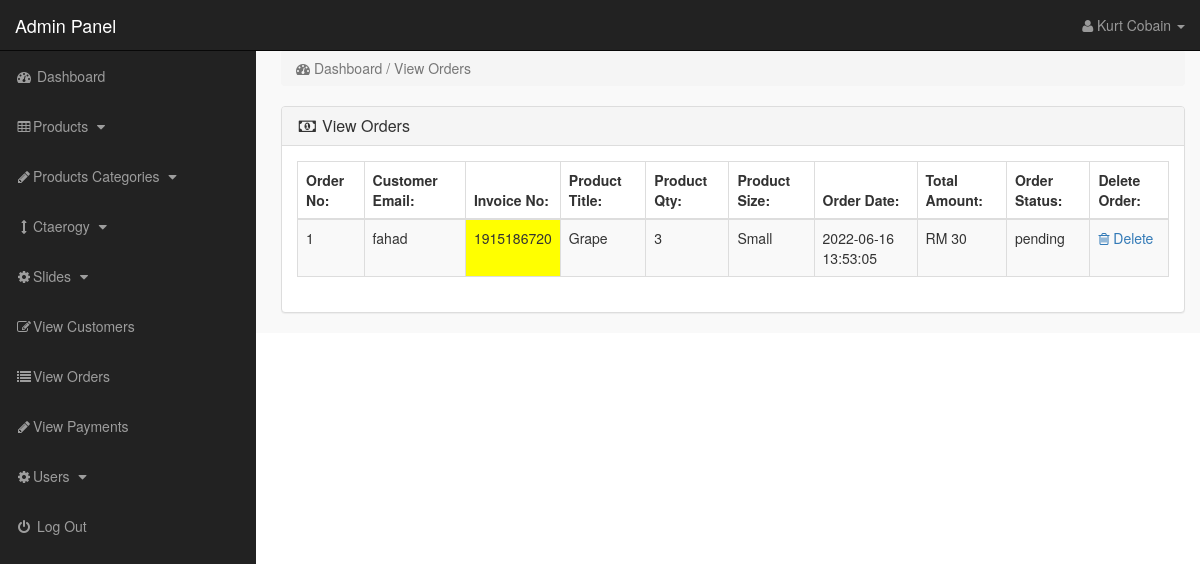
The page /admin_area/index.php?view_orders (signed in) on the database its author committed.
### tables this page shows
CREATE TABLE `pending_orders` (
  `order_id` int(10) NOT NULL,
  `customer_id` int(10) NOT NULL,
  `invoice_no` int(10) NOT NULL,
  `product_id` text NOT NULL,
  `qty` int(10) NOT NULL,
  `size` text NOT NULL,
  `order_status` text NOT NULL
);

CREATE TABLE `customers` (
  `customer_id` int(10) NOT NULL,
  `customer_name` varchar(255) NOT NULL,
  `customer_email` varchar(255) NOT NULL,
  `customer_pass` varchar(255) NOT NULL,
  `customer_country` text NOT NULL,
  `customer_city` text NOT NULL,
  `customer_contact` varchar(255) NOT NULL,
  `customer_address` text NOT NULL,
  `customer_image` text NOT NULL,
  `customer_ip` varchar(255) NOT NULL,
  `customer_confirm_code` text NOT NULL
);

CREATE TABLE `products` (
  `product_id` int(10) NOT NULL,
  `p_cat_id` int(10) NOT NULL,
  `cat_id` int(10) NOT NULL,
  `date` timestamp NOT NULL DEFAULT current_timestamp() ON UPDATE current_timestamp(),
  `product_title` text NOT NULL,
  `product_img1` text NOT NULL,
  `product_img2` text NOT NULL,
  `product_img3` text NOT NULL,
  `product_quantity` int(10) NOT NULL,
  `product_price` int(10) NOT NULL,
  `product_desc` text NOT NULL,
  `product_keywords` text NOT NULL
);

CREATE TABLE `customer_orders` (
  `order_id` int(10) NOT NULL,
  `customer_id` int(10) NOT NULL,
  `due_amount` int(100) NOT NULL,
  `invoice_no` int(100) NOT NULL,
  `qty` int(10) NOT NULL,
  `size` text NOT NULL,
  `order_date` timestamp NOT NULL DEFAULT current_timestamp() ON UPDATE current_timestamp(),
  `order_status` text NOT NULL
);

### admin_area/view_orders.php (the view)
<?php
if(!isset($_SESSION['admin_email'])){
echo "<script>window.open('login.php','_self')</script>";
}
else {
?>
<div class="row">
<div class="col-lg-12">
<ol class="breadcrumb">
<li class="active">
<i class="fa fa-dashboard"></i> Dashboard / View Orders
</li>
</ol>
</div>
</div>
<div class="row">
<div class="col-lg-12">
<div class="panel panel-default">
<div class="panel-heading">
<h3 class="panel-title">
<i class="fa fa-money fa-fw"></i> View Orders
</h3>
</div>
<div class="panel-body">
<div class="table-responsive">
<table class="table table-bordered table-hover table-striped">
<thead>
<tr>
<th>Order No:</th>
<th>Customer Email:</th>
<th>Invoice No:</th>
<th>Product Title:</th>
<th>Product Qty:</th>
<th>Product Size:</th>
<th>Order Date:</th>
<th>Total Amount:</th>
<th>Order Status:</th>
<th>Delete Order:</th>
</tr>
</thead>
<tbody>
<?php
$i = 0;
$get_orders = "select * from pending_orders";
$run_orders = mysqli_query($con,$get_orders);
while ($row_orders = mysqli_fetch_array($run_orders)) {
$order_id = $row_orders['order_id'];
$c_id = $row_orders['customer_id'];
$invoice_no = $row_orders['invoice_no'];
$product_id = $row_orders['product_id'];
$qty = $row_orders['qty'];
$size = $row_orders['size'];
$order_status = $row_orders['order_status'];
$get_products = "select * from products where product_id='$product_id'";
$run_products = mysqli_query($con,$get_products);
$row_products = mysqli_fetch_array($run_products);
$product_title = $row_products['product_title'];
$i++;
?>
<tr>
<td><?php echo $i; ?></td>
<td>
<?php
$get_customer = "select * from customers where customer_id='$c_id'";
$run_customer = mysqli_query($con,$get_customer);
$row_customer = mysqli_fetch_array($run_customer);
$customer_email = $row_customer['customer_email'];
echo $customer_email;
 ?>
 </td>
<td bgcolor="yellow" ><?php echo $invoice_no; ?></td>
<td><?php echo $product_title; ?></td>
<td><?php echo $qty; ?></td>
<td><?php echo $size; ?></td>
<td>
<?php
$get_customer_order = "select * from customer_orders where order_id='$order_id'";
$run_customer_order = mysqli_query($con,$get_customer_order);
$row_customer_order = mysqli_fetch_array($run_customer_order);
$order_date = $row_customer_order['order_date'];
$due_amount = $row_customer_order['due_amount'];
echo $order_date;
?>
</td>
<td>RM <?php echo $due_amount; ?></td>
<td>
<?php
if($order_status=='pending'){
echo $order_status='pending';
}
else{
echo $order_status='Complete';
}
?>
</td>
<td>
<a href="index.php?order_delete=<?php echo $order_id; ?>" >
<i class="fa fa-trash-o" ></i> Delete
</a>
</td>
</tr>
<?php } ?>
</tbody>
</table>
</div>
</div>
</div>
</div>
</div>
<?php } ?>

### admin_area/includes/sidebar.php (shortened to what this page needs)
<?php
if(!isset($_SESSION['admin_email'])){
    echo "<script>windw.open('login.php','_self')</script>";
}
else{
?>
<nav class="navbar navbar-inverse navbar-fixed-top" >
<div class="navbar-header" >
<a href="index.php?dashboard" class="navbar-brand">Admin Panel</a>
</div>
<ul class="nav navbar-right top-nav">
<li class="dropdown">
<a href="#" class="dropdown-toggle" data-toggle="dropdown">
<i class="fa fa-user"></i>
<?php   echo $admin_name; ?> <b class="caret"></b>
</a>
</li>
</ul>
 <div class="collapse navbar-collapse navbar-ex1-collapse">
  <ul class="nav navbar-nav side-nav">
  <li>
    <a href="index.php?dashboard">
    <i class="fa fa-fw fa-dashboard"></i>  Dashboard
    </a>
  </li>
  <li>
  <a href="#" data-toggle="collapse" data-target="#products">
 <i class="fa fa-fw fa-table"></i>Products
 <i class="fa fa-fw fa-caret-down"></i>
  </a>
      </li>
     <li>
  <a href="#" data-toggle="collapse" data-target="#p_cat">
 <i class="fa fa-fw fa-pencil"></i>Products Categories
 <i class="fa fa-fw fa-caret-down"></i>
  </a>
      </li>
     <li>
  <a href="#" data-toggle="collapse" data-target="#cat">
 <i class="fa fa-fw fa-arrows-v"></i>Ctaerogy
 <i class="fa fa-fw fa-caret-down"></i>
  </a>
      </li>
     <li>
  <a href="#" data-toggle="collapse" data-target="#slides">
 <i class="fa fa-fw fa-gear"></i>Slides
 <i class="fa fa-fw fa-caret-down"></i>
  </a>
      </li>
 <li>
    <a href="index.php?view_customers">
    <i class="fa fa-fw fa-edit"></i>View Customers
    </a>
 </li>
 <li>
    <a href="index.php?view_orders">
    <i class="fa fa-fw fa-list"></i>View Orders
    </a>
 </li>
 <li>
    <a href="index.php?view_payments">
    <i class="fa fa-fw fa-pencil"></i>View Payments
    </a>
 </li>
     <li>
  <a href="#" data-toggle="collapse" data-target="#users">
 <i class="fa fa-fw fa-gear"></i>Users
 <i class="fa fa-fw fa-caret-down"></i>
  </a>
      </li>
   <li>
    <a href="logout.php">
    <i class="fa fa-fw fa-power-off"></i> Log Out
    </a>
   </li>
  </ul>
 </div>
</nav>
<?php } ?>

### admin_area/styles/style.css (style rules this page uses)
body { margin-top: 100px; }
@media (min-width: 768px) { body { margin-top: 50px; } }
.top-nav { padding: 0 15px; }
.top-nav>li { display: inline-block; float: left; }
.top-nav>li>a { padding-top: 15px; padding-bottom: 15px; line-height: 20px; color: #999; }
@media (min-width : 768px) { .side-nav { position: fixed; top: 51px; width: 256px; border-radius: 0; overflow-y: auto; background-color: #222; bottom: 0; overflow-x: hidden; padding-bottom: 40px; } }
@media (min-width : 768px) { .side-nav>li>a { width: 256px; } }
.panel-body { border-radius:5px; }

### rows shown on the page
pending_orders: customer.customer_email "fahad", invoice_no "1915186720", product.product_title "Grape", qty "3", size "Small", customer_orders.order_date "2022-06-16 13:53:05", customer_orders.due_amount "30"

### other values the page prints
$admin_name "Kurt Cobain"
